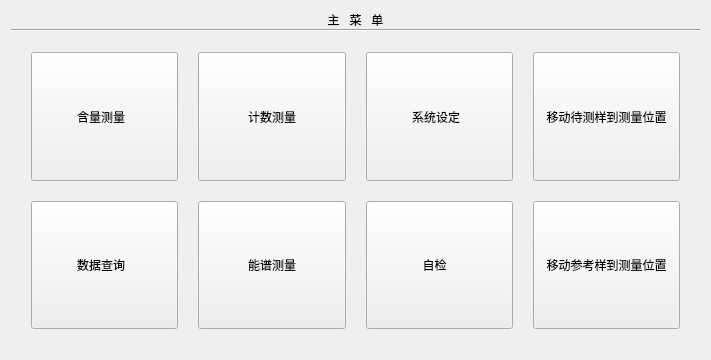
<?xml version="1.0" encoding="UTF-8"?>
<ui version="4.0">
 <class>Widget</class>
 <widget class="QWidget" name="Widget">
  <property name="geometry">
   <rect>
    <x>0</x>
    <y>0</y>
    <width>711</width>
    <height>360</height>
   </rect>
  </property>
  <property name="windowTitle">
   <string/>
  </property>
  <property name="styleSheet">
   <string notr="true"/>
  </property>
  <layout class="QGridLayout" name="gridLayout_2">
   <item row="0" column="0">
    <layout class="QVBoxLayout" name="verticalLayout" stretch="1,1,3,1">
     <property name="spacing">
      <number>0</number>
     </property>
     <item>
      <widget class="QLabel" name="label">
       <property name="sizePolicy">
        <sizepolicy hsizetype="Preferred" vsizetype="Maximum">
         <horstretch>0</horstretch>
         <verstretch>0</verstretch>
        </sizepolicy>
       </property>
       <property name="text">
        <string>主   菜   单</string>
       </property>
       <property name="alignment">
        <set>Qt::AlignCenter</set>
       </property>
      </widget>
     </item>
     <item>
      <widget class="Line" name="line">
       <property name="orientation">
        <enum>Qt::Horizontal</enum>
       </property>
      </widget>
     </item>
     <item>
      <layout class="QGridLayout" name="gridLayout">
       <property name="margin">
        <number>20</number>
       </property>
       <property name="spacing">
        <number>20</number>
       </property>
       <item row="0" column="0">
        <widget class="QPushButton" name="b1">
         <property name="sizePolicy">
          <sizepolicy hsizetype="Minimum" vsizetype="Minimum">
           <horstretch>0</horstretch>
           <verstretch>0</verstretch>
          </sizepolicy>
         </property>
         <property name="text">
          <string>含量测量  </string>
         </property>
         <property name="autoDefault">
          <bool>false</bool>
         </property>
         <property name="default">
          <bool>false</bool>
         </property>
         <property name="flat">
          <bool>false</bool>
         </property>
        </widget>
       </item>
       <item row="1" column="0">
        <widget class="QPushButton" name="b2">
         <property name="sizePolicy">
          <sizepolicy hsizetype="Minimum" vsizetype="Minimum">
           <horstretch>0</horstretch>
           <verstretch>0</verstretch>
          </sizepolicy>
         </property>
         <property name="text">
          <string>数据查询  </string>
         </property>
         <property name="autoDefault">
          <bool>false</bool>
         </property>
         <property name="default">
          <bool>false</bool>
         </property>
         <property name="flat">
          <bool>false</bool>
         </property>
        </widget>
       </item>
       <item row="1" column="3">
        <widget class="QPushButton" name="b6">
         <property name="sizePolicy">
          <sizepolicy hsizetype="Minimum" vsizetype="Minimum">
           <horstretch>0</horstretch>
           <verstretch>0</verstretch>
          </sizepolicy>
         </property>
         <property name="text">
          <string>移动参考样到测量位置</string>
         </property>
         <property name="autoDefault">
          <bool>false</bool>
         </property>
         <property name="default">
          <bool>false</bool>
         </property>
         <property name="flat">
          <bool>false</bool>
         </property>
        </widget>
       </item>
       <item row="0" column="2">
        <widget class="QPushButton" name="b3">
         <property name="sizePolicy">
          <sizepolicy hsizetype="Minimum" vsizetype="Minimum">
           <horstretch>0</horstretch>
           <verstretch>0</verstretch>
          </sizepolicy>
         </property>
         <property name="text">
          <string>系统设定  </string>
         </property>
         <property name="autoDefault">
          <bool>false</bool>
         </property>
         <property name="default">
          <bool>false</bool>
         </property>
         <property name="flat">
          <bool>false</bool>
         </property>
        </widget>
       </item>
       <item row="0" column="3">
        <widget class="QPushButton" name="b4">
         <property name="sizePolicy">
          <sizepolicy hsizetype="Minimum" vsizetype="Minimum">
           <horstretch>0</horstretch>
           <verstretch>0</verstretch>
          </sizepolicy>
         </property>
         <property name="text">
          <string>移动待测样到测量位置</string>
         </property>
         <property name="autoDefault">
          <bool>false</bool>
         </property>
         <property name="default">
          <bool>false</bool>
         </property>
         <property name="flat">
          <bool>false</bool>
         </property>
        </widget>
       </item>
       <item row="1" column="2">
        <widget class="QPushButton" name="b5">
         <property name="sizePolicy">
          <sizepolicy hsizetype="Minimum" vsizetype="Minimum">
           <horstretch>0</horstretch>
           <verstretch>0</verstretch>
          </sizepolicy>
         </property>
         <property name="text">
          <string>   自检      </string>
         </property>
         <property name="autoDefault">
          <bool>false</bool>
         </property>
         <property name="default">
          <bool>false</bool>
         </property>
         <property name="flat">
          <bool>false</bool>
         </property>
        </widget>
       </item>
       <item row="0" column="1">
        <widget class="QPushButton" name="countMeasurementButton">
         <property name="sizePolicy">
          <sizepolicy hsizetype="Minimum" vsizetype="Minimum">
           <horstretch>0</horstretch>
           <verstretch>0</verstretch>
          </sizepolicy>
         </property>
         <property name="text">
          <string>计数测量</string>
         </property>
        </widget>
       </item>
       <item row="1" column="1">
        <widget class="QPushButton" name="spectrumMeasurementButton">
         <property name="sizePolicy">
          <sizepolicy hsizetype="Minimum" vsizetype="Minimum">
           <horstretch>0</horstretch>
           <verstretch>0</verstretch>
          </sizepolicy>
         </property>
         <property name="text">
          <string>能谱测量</string>
         </property>
        </widget>
       </item>
      </layout>
     </item>
     <item>
      <layout class="QHBoxLayout" name="horizontalLayout" stretch="1,5,2">
       <property name="spacing">
        <number>0</number>
       </property>
       <item>
        <widget class="issample" name="widget_issample" native="true">
         <property name="sizePolicy">
          <sizepolicy hsizetype="Preferred" vsizetype="Maximum">
           <horstretch>0</horstretch>
           <verstretch>0</verstretch>
          </sizepolicy>
         </property>
        </widget>
       </item>
       <item>
        <widget class="ispreheat" name="widget_ispreheat" native="true">
         <property name="sizePolicy">
          <sizepolicy hsizetype="Preferred" vsizetype="Maximum">
           <horstretch>0</horstretch>
           <verstretch>0</verstretch>
          </sizepolicy>
         </property>
        </widget>
       </item>
       <item>
        <widget class="date_widget" name="widget_datetime" native="true">
         <property name="sizePolicy">
          <sizepolicy hsizetype="Preferred" vsizetype="Maximum">
           <horstretch>0</horstretch>
           <verstretch>0</verstretch>
          </sizepolicy>
         </property>
        </widget>
       </item>
      </layout>
     </item>
    </layout>
   </item>
  </layout>
 </widget>
 <layoutdefault spacing="6" margin="11"/>
 <customwidgets>
  <customwidget>
   <class>date_widget</class>
   <extends>QWidget</extends>
   <header>date_widget.h</header>
   <container>1</container>
  </customwidget>
  <customwidget>
   <class>issample</class>
   <extends>QWidget</extends>
   <header>issample.h</header>
   <container>1</container>
  </customwidget>
  <customwidget>
   <class>ispreheat</class>
   <extends>QWidget</extends>
   <header>ispreheat.h</header>
   <container>1</container>
  </customwidget>
 </customwidgets>
 <resources/>
 <connections/>
</ui>
